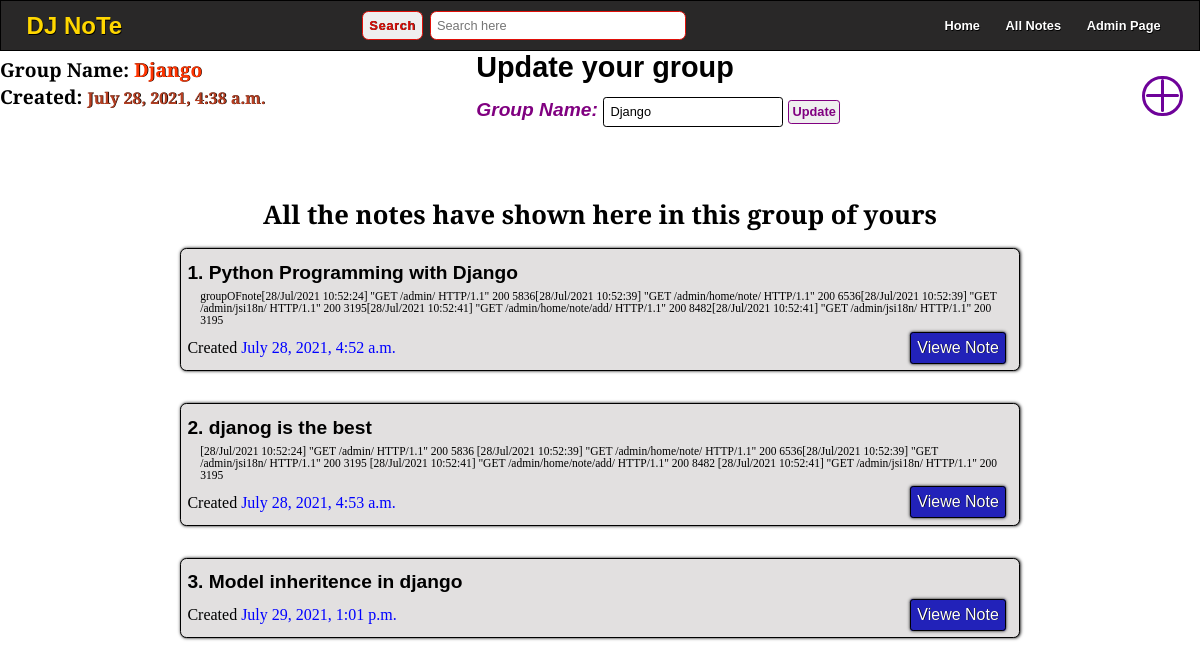
/group-1/, run on the app's committed database.
### home/models.py (models this page shows)
class Group(models.Model):
    name = models.CharField(max_length=100)
    time = models.DateTimeField(default=now)

class Note(models.Model):
    group = models.ForeignKey(Group, on_delete=models.CASCADE)
    title = models.CharField(max_length=300)
    desc = models.TextField()
    time = models.DateTimeField(default=now)

### home/views.py (the view)
# urls.py: path('group-<int:group>/', views.group, name='group'),
def group(req, group):
    groupOFnote = Group.objects.get(id = group)
    notesOFgroup = Note.objects.filter(group__id = group)
    if req.method == 'POST':
        name = req.POST['name']
        groupOFnote.name = name
        groupOFnote.save()
        messages.success(req, 'Your group has been updated')
    return render(req, 'group.html', {'group':groupOFnote, 'notes':notesOFgroup,})

### templates/group.html (shortened to what this page needs)
{% extends 'main.html' %}
{% load static %}
{% block link %}
    <link rel="stylesheet" href="{% static 'Style/notesOnly.css' %}">
    <link rel="stylesheet" href="{% static 'Style/group.css' %}">
{% endblock link %}
{% block body %}
    <div class="container-info-update">
        <div class="infoForGroup">
            <h1 class='group_name'>Group Name: <span>{{group.name}}</span></h1>
            <h1 class='group_creationTime'>Created: <span>{{group.time}}</span></h1>
        </div>
        <div class='updateGroup'>
            <h2> Update your group</h2>
            <form action="{% url 'group' group.id %}" method='POST'>
                <label for="name">Group Name:</label>
                <input type="text" name="name" id="name" value="{{group.name}}" required>
                <button type="submit">Update</button>
            </form>
        </div>
    </div>
    <div class="createNoteIcon">
        <a href="{% url 'createNOTE' group.id %}"><div class="round"></div></a>
    </div>
    <section class="allNote">
        <h1 class='allNote_message'>All the notes have shown here in this group of yours</h1>
        {% for i in notes %}
            <div class='notes'>
                <h3 class='title'>{{ forloop.counter }}. {{i.title}}</h3>
                <div class="description">
                    <p>{{i.desc|truncatechars:500}}</p>
                </div>
                <div class="others">
                    <p class='time'>Created <span>{{i.time}}</span></p>
                    <div class="links">
                        <a href="{% url 'note' group.id i.id %}" class='view_note'>Viewe Note</a>
                    </div>
                </div>
            </div>
        {% endfor %}
    </section>
{% endblock body %}

### static/Style/main.css (style rules this page uses)
:root { --root-color:rgb(224, 16, 9); }
* { margin: 0; padding: 0; box-sizing: border-box; }
html { font-size: 62.5%; }
body { position: relative; width: 100vw; height: 100vh; }
@media only screen and (max-width: 2000px) { html { font-size: 70%; } }
@media only screen and (max-width: 1800px) { html { font-size: 65%; } }
@media only screen and (max-width: 1600px) { html { font-size: 50%; } }
@media only screen and (max-width: 1200px) { html { font-size: 40%; } }

### static/Style/notesOnly.css (style rules this page uses)
.allNote { position: relative; margin: 4rem 0; display: flex; flex-direction: column; align-items: center; font-size: 1.5rem; }
.allNote .allNote_message { font-size: 4rem; font-family: 'Antic Slab', serif; font-weight: bold; }
.allNote .notes { width: 70%; margin: 2.5rem 0; padding: 1rem; border-radius: 1rem; background-color: rgb(226, 224, 224); border: 0.2rem solid black; box-shadow: 0.1rem 0 0.5rem black; }
.allNote .notes .title, .description, .others { margin: 1rem 0; }
.allNote .notes .title { font-size: 3rem; font-family: sans-serif; }
.allNote .notes .description { font-size: 1.8rem; padding:0 2rem; }
.allNote .notes .others { display: flex; flex-direction: row; justify-content: space-between; margin-top: 2rem; font-size: 2.5rem; }
.allNote .notes .others .time span { color: blue; }
.allNote .notes .others .links a { padding: 1rem; border-radius: 0.5rem; text-decoration: none ; color: white; margin: 0 1rem; border: 0.1rem solid black; font-family: sans-serif; text-shadow: 0.1rem 0 0.1rem black; box-shadow: 0 0 0.5rem black; }
.allNote .notes .others .links a.view_note { background-color: rgb(34, 34, 185); }

### static/Style/group.css (style rules this page uses)
.container-info-update { display: flex; flex-direction: row; width: 70%; justify-content: space-between; align-items: center; }
.group_name { font-size: 3rem; font-family: sans-serif; font-family: 'Tinos', serif; }
.group_name span { text-shadow: 0.1rem 0rem 0.1rem black; color: rgb(255, 53, 2); }
.group_creationTime { font-size: 3rem; margin-bottom: 2rem; font-family: sans-serif; font-family: 'Tinos', serif; }
.group_creationTime span { color: rgb(182, 63, 34); text-shadow: 0.1rem 0rem 0.1rem black; font-size: 2.5rem; }
.createNoteIcon { --main-color:rgb(110, 2, 153); margin-left: auto; position: relative; right: 2rem; top: -8rem; transform-origin: center; transition: transform 0.3s; }
.createNoteIcon .round { width: 90%; height: 90%; position: absolute; left: 0; top: 0; border: 0.6rem solid var(--main-color); border-radius: 50%; display: flex; justify-content: center; align-items: center; }
.createNoteIcon .round::after, .round::before { position: absolute; content: ''; background-color: var(--main-color); border-radius: 2rem; }
.createNoteIcon .round::after { width: 95%; height: 0.5rem; }
.createNoteIcon .round::before { height: 95%; width: 0.5rem; }
.updateGroup { font-size: 3rem; font-family: sans-serif; }
.updateGroup form { --root-form-color:purple; margin-top: 2rem; }
.updateGroup form label { color: var(--root-form-color); font-weight: bold; font-style: oblique; }
.updateGroup form input { font-size: 2rem; padding: 1rem; border-radius: 0.5rem; border: 0.2rem solid black; outline: none; }
.updateGroup form button[type='submit'] { color: var(--root-form-color); font-size: 2rem; padding: 0.5rem; border-radius: 0.5rem; border: 0.2rem solid var(--root-form-color); font-weight: bold; transition: 0.5s; }

### data on the page
Group: name "Django", time "July 28, 2021, 4:38 a.m."
Note: title "Python Programming with Django", desc "groupOFnote[28/Jul/2021 10:52:24] \"GET /admin/ HTTP/1.1\" 200 5836[28/Jul/2021 10:52:39] \"GET /admin/home/note/ HTTP/1.1\" 200 6536[28/Jul/2021 10:52:39] \"GET /admin/jsi18n/ HTTP/1.1\" 200 3195[28/Jul/2021 10:52:41] \"GET /admin/home/note/add/ HTTP/1.1\" 200 8482[28/Jul/2021 10:52:41] \"GET /admin/jsi18n/ HTTP/1.1\" 200 3195", time "July 28, 2021, 4:52 a.m."
Note: title "djanog is the best", desc "[28/Jul/2021 10:52:24] \"GET /admin/ HTTP/1.1\" 200 5836 [28/Jul/2021 10:52:39] \"GET /admin/home/note/ HTTP/1.1\" 200 6536[28/Jul/2021 10:52:39] \"GET /admin/jsi18n/ HTTP/1.1\" 200 3195 [28/Jul/2021 10:52:41] \"GET /admin/home/note/add/ HTTP/1.1\" 200 8482 [28/Jul/2021 10:52:41] \"GET /admin/jsi18n/ HTTP/1.1\" 200 3195", time "July 28, 2021, 4:53 a.m."
Note: title "Model inheritence in django", time "July 29, 2021, 1:01 p.m."
